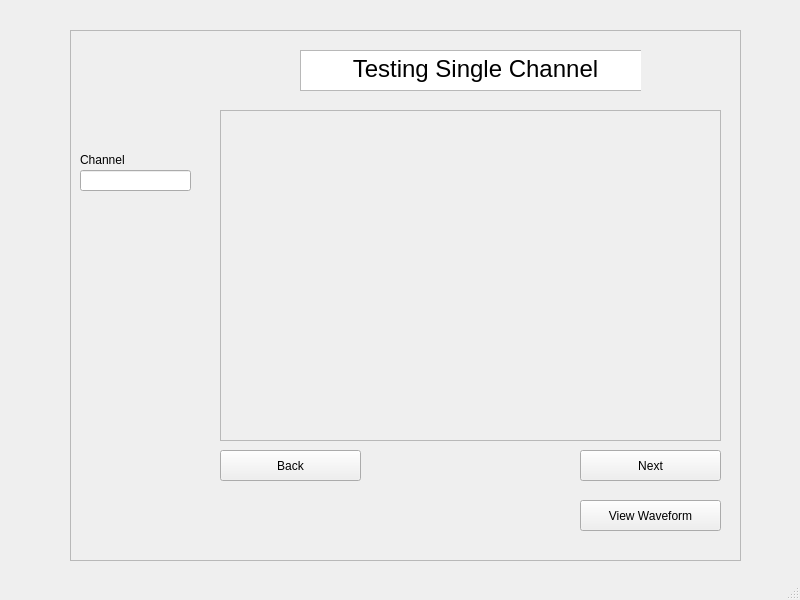
<?xml version="1.0" encoding="UTF-8"?>
<ui version="4.0">
 <class>MainWindow_SingleChannel</class>
 <widget class="QMainWindow" name="MainWindow_SingleChannel">
  <property name="geometry">
   <rect>
    <x>0</x>
    <y>0</y>
    <width>800</width>
    <height>600</height>
   </rect>
  </property>
  <property name="windowTitle">
   <string>MainWindow</string>
  </property>
  <widget class="QWidget" name="centralwidget_SingleChannel">
   <widget class="QFrame" name="frame_SingleChannel">
    <property name="geometry">
     <rect>
      <x>70</x>
      <y>30</y>
      <width>671</width>
      <height>531</height>
     </rect>
    </property>
    <property name="frameShape">
     <enum>QFrame::StyledPanel</enum>
    </property>
    <property name="frameShadow">
     <enum>QFrame::Raised</enum>
    </property>
    <widget class="QFrame" name="frame_2_SingleChannel">
     <property name="geometry">
      <rect>
       <x>230</x>
       <y>20</y>
       <width>341</width>
       <height>41</height>
      </rect>
     </property>
     <property name="frameShape">
      <enum>QFrame::StyledPanel</enum>
     </property>
     <property name="frameShadow">
      <enum>QFrame::Raised</enum>
     </property>
     <widget class="QTextBrowser" name="textBrowser_SingleChannel">
      <property name="geometry">
       <rect>
        <x>0</x>
        <y>0</y>
        <width>351</width>
        <height>41</height>
       </rect>
      </property>
      <property name="html">
       <string>&lt;!DOCTYPE HTML PUBLIC &quot;-//W3C//DTD HTML 4.0//EN&quot; &quot;http://www.w3.org/TR/REC-html40/strict.dtd&quot;&gt;
&lt;html&gt;&lt;head&gt;&lt;meta name=&quot;qrichtext&quot; content=&quot;1&quot; /&gt;&lt;meta charset=&quot;utf-8&quot; /&gt;&lt;style type=&quot;text/css&quot;&gt;
p, li { white-space: pre-wrap; }
hr { height: 1px; border-width: 0; }
li.unchecked::marker { content: &quot;\2610&quot;; }
li.checked::marker { content: &quot;\2612&quot;; }
&lt;/style&gt;&lt;/head&gt;&lt;body style=&quot; font-family:'.AppleSystemUIFont'; font-size:13pt; font-weight:400; font-style:normal;&quot;&gt;
&lt;p align=&quot;center&quot; style=&quot; margin-top:0px; margin-bottom:0px; margin-left:0px; margin-right:0px; -qt-block-indent:0; text-indent:0px;&quot;&gt;&lt;span style=&quot; font-size:18pt;&quot;&gt;Testing Single Channel&lt;/span&gt;&lt;/p&gt;&lt;/body&gt;&lt;/html&gt;</string>
      </property>
     </widget>
    </widget>
    <widget class="QFrame" name="frame_3_SingleChannel">
     <property name="geometry">
      <rect>
       <x>150</x>
       <y>80</y>
       <width>501</width>
       <height>331</height>
      </rect>
     </property>
     <property name="frameShape">
      <enum>QFrame::StyledPanel</enum>
     </property>
     <property name="frameShadow">
      <enum>QFrame::Raised</enum>
     </property>
     <widget class="MplWidget" name="MplWidget_SinglePlot" native="true">
      <property name="geometry">
       <rect>
        <x>10</x>
        <y>10</y>
        <width>480</width>
        <height>321</height>
       </rect>
      </property>
      <property name="minimumSize">
       <size>
        <width>480</width>
        <height>320</height>
       </size>
      </property>
     </widget>
    </widget>
    <widget class="QPushButton" name="pushButton_back_SingleChannel">
     <property name="geometry">
      <rect>
       <x>150</x>
       <y>420</y>
       <width>141</width>
       <height>31</height>
      </rect>
     </property>
     <property name="text">
      <string>Back</string>
     </property>
    </widget>
    <widget class="QPushButton" name="pushButton_next_SingleChannel">
     <property name="geometry">
      <rect>
       <x>510</x>
       <y>420</y>
       <width>141</width>
       <height>31</height>
      </rect>
     </property>
     <property name="text">
      <string>Next</string>
     </property>
    </widget>
    <widget class="QLabel" name="label_2_SingleChannel">
     <property name="geometry">
      <rect>
       <x>10</x>
       <y>120</y>
       <width>51</width>
       <height>20</height>
      </rect>
     </property>
     <property name="text">
      <string>Channel</string>
     </property>
    </widget>
    <widget class="QLineEdit" name="lineEdit_ch_SingleChannel">
     <property name="geometry">
      <rect>
       <x>10</x>
       <y>140</y>
       <width>111</width>
       <height>21</height>
      </rect>
     </property>
     <property name="text">
      <string/>
     </property>
    </widget>
    <widget class="QLabel" name="label_3_SingleChannel">
     <property name="geometry">
      <rect>
       <x>10</x>
       <y>190</y>
       <width>111</width>
       <height>20</height>
      </rect>
     </property>
     <property name="text">
      <string/>
     </property>
    </widget>
    <widget class="QPushButton" name="pushButton_next_2">
     <property name="geometry">
      <rect>
       <x>510</x>
       <y>470</y>
       <width>141</width>
       <height>31</height>
      </rect>
     </property>
     <property name="text">
      <string>View Waveform</string>
     </property>
    </widget>
   </widget>
  </widget>
  <widget class="QStatusBar" name="statusbar"/>
 </widget>
 <customwidgets>
  <customwidget>
   <class>MplWidget</class>
   <extends>QWidget</extends>
   <header>mplwidget.h</header>
   <container>1</container>
  </customwidget>
 </customwidgets>
 <resources/>
 <connections/>
</ui>
